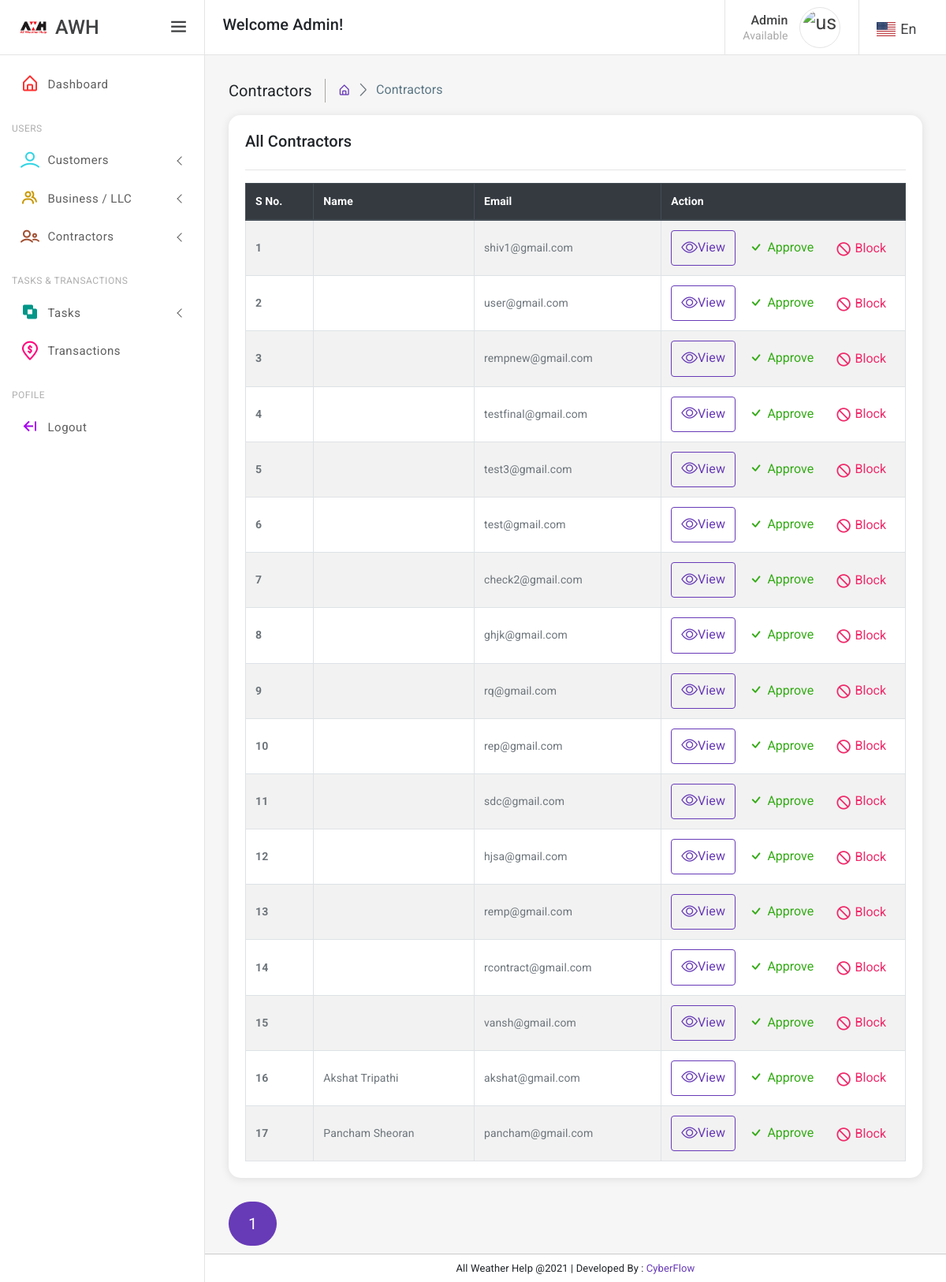
Page /admin/contractor.php (signed in) on the committed database.
### tables this page shows
CREATE TABLE `users` (
  `id` bigint(50) NOT NULL,
  `email` varchar(50) NOT NULL,
  `password` text NOT NULL,
  `type` int(11) NOT NULL
);

CREATE TABLE `user_profile` (
  `id` bigint(50) NOT NULL,
  `u_id` bigint(50) NOT NULL,
  `f_name` text NOT NULL,
  `l_name` text NOT NULL,
  `avtar` text NOT NULL,
  `mobile` text NOT NULL,
  `address` text NOT NULL,
  `hourly_rate` bigint(50) NOT NULL,
  `tagline` text NOT NULL,
  `nationality` text NOT NULL,
  `intro` text NOT NULL,
  `user_wallet` float NOT NULL DEFAULT 0,
  `status` int(11) NOT NULL
);

### admin/contractor.php (the view, shortened to what this page needs)
<?php
	require_once 'header_new.php';
	$sql = "select u.email,u.id  , up.f_name,up.l_name from users u,user_profile up  where  u.id=up.u_id and u.type=3 order by u.id desc";
    $status = "All";
    $app = "";
    $block = "";
	if($resu = $conn->query($sql))
	{
		$noofRows = $resu->num_rows;
		$results_per_page = 25;
		$number_of_page = ceil ($noofRows  / $results_per_page);
		if(isset($_GET['page'])&& !empty($_GET['page']))
		{
			$page = $_GET['page'];
		}
		else
		{
			$page = 1;
		}
		$page_first_result = ($page-1) * $results_per_page;
		$sql .= " limit $page_first_result , $results_per_page";
		$result = $conn->query($sql);
		if($result->num_rows)
		{
			while($row = $result->fetch_assoc())
			{
				$cus[] = $row;
			}
		}
	}
	else
	{
		$error =  $conn->error;
	}
?>
<body>
	<div class="wrapper">
		<?php
			require_once 'sidebar.php';
			require_once 'navbar.php';
		?>
		<div class="page-wrapper">
			<div class="page-content-wrapper">
				<div class="page-content">
					<div class="page-breadcrumb d-none d-md-flex align-items-center mb-3">
						<div class="breadcrumb-title pr-3">Contractors</div>
						<div class="pl-3">
							<nav aria-label="breadcrumb">
								<ol class="breadcrumb mb-0 p-0">
									<li class="breadcrumb-item"><a href="dashboard"><i class='bx bx-home-alt'></i></a>
									</li>
									<li class="breadcrumb-item active" aria-current="page">Contractors</li>
								</ol>
							</nav>
						</div>
					</div>
					<div class="user-profile-page">
						<div class="card radius-15">
							<div class="card-body">
									<div class="row">
										<div class="col-12 col-lg-12">
                                            <div class="row">
                                                <div class="col-lg-10">
                                                    <h5><?=$status?> Contractors</h5>
                                                </div>
                                            </div>
                                            <hr/>
                                            <?php
                                                if(isset($cus))
                                                {
                                            ?>
                                            <div class="table-responsive">
                                                <table class="table table-striped table-bordered mb-0" id="example2">
                                                    <thead class="thead-dark">
                                                        <tr>
                                                            <th scope="col">S No.</th>
                                                            <th scope="col">Name</th>
                                                            <th scope="col">Email</th>
                                                            <th scope="col" style="width:10vw">Action</th>
                                                        </tr>
                                                    </thead>
													<tbody>
														<?php
															$i=1;
															foreach($cus as $p)
															{
																?>
																	<tr>
																		<th scope="row"><?=$i?></th>
																		<td><?=$p['f_name']?> <?=$p['l_name']?></td>
																		<td><?=$p['email']?></td>
																		<td>
																			<a href="profile?token=<?=$p['id']?>" class="btn btn-outline-primary"  type="button" ><i class="bi bi-eye"></i>View</a>
																			<button class="btn btn-outline-success" onclick="approve(<?=$p['id']?>,<?=$i?>)" style="display:<?=$app?>;border:0" id="approve<?=$p['id']?>" type="button" ><i class="bi bi-check"></i> Approve</button>
																		    <button class="btn btn-outline-danger" onclick="block(<?=$p['id']?>,<?=$i?>)" style="display:<?=$block?>;border:0" id="block<?=$p['id']?>" type="button" ><i class='bx bx-block'></i> Block</button>
                                                                        </td>
																	</tr>
																<?php
                                                                $i++;
															}
														?>
													</tbody>
                                                </table>
                                            </div>
																<?php
															}
                                        ?>
                                                            </div>
									</div>
							</div>
						</div>
						<nav aria-label="Page navigation">
						<ul class="pagination pagination-lg round-pagination">
						<?php
							for($page = 1; $page<= $number_of_page; $page++)
							{
								$active = "";
								if(isset($_GET['page']) && $page == $_GET['page'] )
								{
									$active = "active";
								}
								else if(!isset($_GET['page']) && $page == 1)
								{
									$active = "active";
								}
								else
								{
									$active = "";
								}
								if(isset($_GET['token']))
								{
									$t = $_GET['token'];
									$href = "contractor?token=$t&page=$page";
								}
								else
								{
									$href = "contractor?page=$page";
								}
								?>
									<li class="page-item <?=$active?>"><a class="page-link" href="<?=$href?>"><?=$page?></a>
									</li>
								<?php
							}
						?>
						</ul>
					</nav>
					</div>
				</div>
			</div>
		</div>
		<div class="footer">
			<p class="mb-0">All Weather Help @<?=date("Y")?> | Developed By : <a href="https://www.cyberflow.in" target="_blank">CyberFlow</a>
			</p>
		</div>
	</div>
</body>
</html>

### admin/assets/css/app.css (style rules this page uses)
html { width: 100%; height: 100%; }
body { font-family: 'Open Sans', sans-serif; font-family: 'Roboto', sans-serif; background-color: #f6f6f6; letter-spacing: .1px; font-size: 14px; overflow-x:hidden }
.wrapper { width: 100%; height: 100%; position: relative; }
.page-wrapper { position: relative; margin-top: 70px; }
.page-content-wrapper { margin-left: 260px; transition: all .3s ease-out; margin-top: 70px; }
.page-content { padding: 30px; }
.footer { position: fixed; bottom: 0; left: 0; right: 0; background: #ffffff; border-top: 1px solid #cccbcb; padding: 8px 15px; font-size: 13px; text-align: center; margin-left: 260px; transition: all .3s ease-out; z-index: 10; }
.card { box-shadow: 0 0.1rem 0.7rem rgba(0, 0, 0, .10); border: 1px solid rgba(0, 0, 0, 0); margin-bottom: 30px; }
.btn { text-transform: capitalize; }
.btn i { vertical-align: middle; font-size: 1.3rem; margin-top: -1em; margin-bottom: -1em; }
.table-responsive { white-space: nowrap; }
.table td, .table th { vertical-align: middle; color: #6d757b; }
.round-pagination.pagination .page-item:first-child .page-link { border-top-left-radius: 30px; border-bottom-left-radius: 30px; }
.round-pagination.pagination .page-item:last-child .page-link { border-top-right-radius: 30px; border-bottom-right-radius: 30px; }
.radius-15 { border-radius: 15px; }
.page-breadcrumb .breadcrumb { background-color: transparent; }
.breadcrumb-title { font-size: 20px; border-right: 1.5px solid #aaa4a4; }
.page-breadcrumb .breadcrumb li.breadcrumb-item { font-size: 16px; }
.page-breadcrumb .breadcrumb-item+.breadcrumb-item::before { display: inline-block; padding-right: .5rem; color: #6c757d; font-family: 'LineIcons'; content: "\ea5c"; }

### rows in the picture
users: email "shiv1@gmail.com"
users: email "user@gmail.com"
users: email "rempnew@gmail.com"
users: email "testfinal@gmail.com"
users: email "test3@gmail.com"
users: email "test@gmail.com"
users: email "check2@gmail.com"
users: email "ghjk@gmail.com"
users: email "rq@gmail.com"
users: email "rep@gmail.com"
users: email "sdc@gmail.com"
users: email "hjsa@gmail.com"
users: email "remp@gmail.com"
users: email "rcontract@gmail.com"
users: email "vansh@gmail.com"
users: user_profile.f_name "Akshat", user_profile.l_name "Tripathi", email "akshat@gmail.com"
users: user_profile.f_name "Pancham", user_profile.l_name "Sheoran", email "pancham@gmail.com"

### other values in the picture
$status "All"
